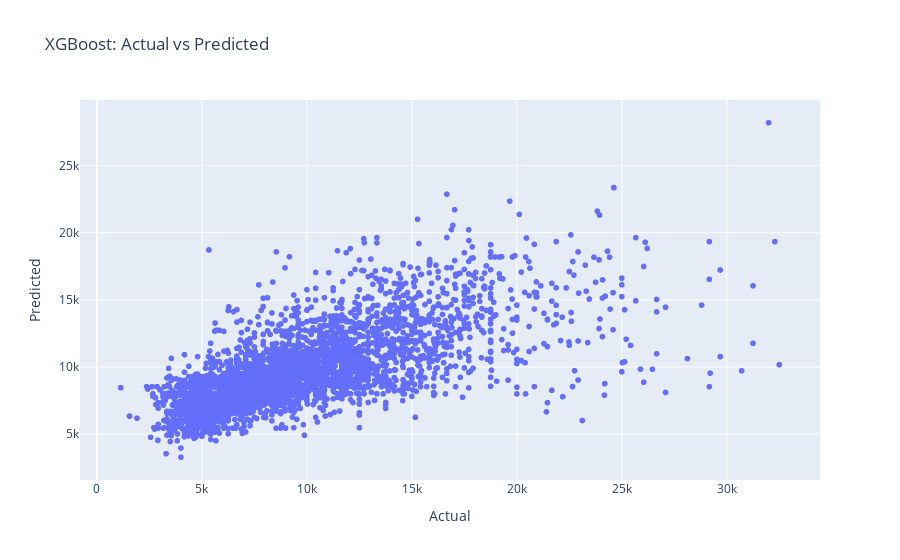

Notebook cell for this chart:
### Code cell
#plotly visualization(xgboost)
plot_df = pd.DataFrame({"Actual": y_test, "Predicted": xgb_preds})
px.scatter(plot_df, x="Actual", y="Predicted", title="XGBoost: Actual vs Predicted").show()

### Figure 1 — Plotly figure (JSON) as saved in the notebook; plotly's stock layout.template omitted (floating-point values rounded to 4 significant figures; data arrays with more than 128 entries replaced by an {"elided": "..."} marker saying what was removed)
{"data": [{"hovertemplate": "Actual=%{x}<br>Predicted=%{y}<extra></extra>", "legendgroup": "", "marker": {"color": "#636efa", "symbol": "circle"}, "mode": "markers", "name": "", "showlegend": false, "type": "scattergl", "x": {"elided": "3681 float values"}, "xaxis": "x", "y": {"elided": "3681 float values"}, "yaxis": "y"}], "layout": {"legend": {"tracegroupgap": 0}, "title": {"text": "XGBoost: Actual vs Predicted"}, "xaxis": {"anchor": "y", "domain": [0, 1], "title": {"text": "Actual"}}, "yaxis": {"anchor": "x", "domain": [0, 1], "title": {"text": "Predicted"}}}}
